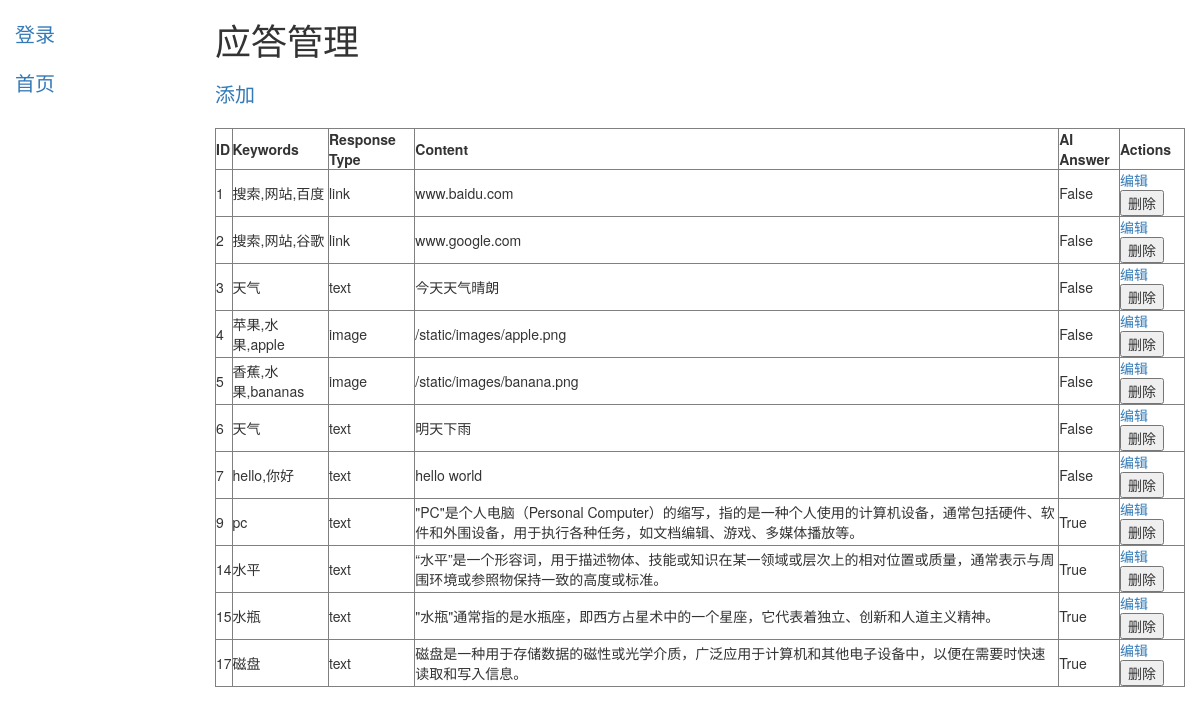
/backend/answers/, run on the app's committed database.
### answer/models.py (models this page shows)
class Answer(models.Model):
    id = models.AutoField(primary_key=True)  # 主键，自动递增
    keywords = models.CharField(max_length=255)
    response_type = models.CharField(max_length=1000,
                                     choices=[('text', 'Text'), ('image', 'Image'), ('link', 'Link')])
    content = models.TextField()
    ai_answer = models.BooleanField(default=False)

### backend/views.py (the view)
# urls.py: path('answers/', answer_admin, name='answer_admin'),
def answer_admin(request):
    answers = Answer.objects.all()
    return render(request, 'answer_admin.html', {'answers': answers})

### templates/answer_admin.html (shortened to what this page needs)
{% extends 'index.html' %}
{% block content %}
     <h1>应答管理</h1>
    <div class="sidebar-nav">
    <a href="{% url 'answer_add' %}">添加</a>
    </div>
    <br>
    <table border="1">
        <thead>
            <tr>
                <th>ID</th>
                <th>Keywords</th>
                <th>Response Type</th>
                <th>Content</th>
                <th>AI Answer</th>
                <th>Actions</th>
            </tr>
        </thead>
        <tbody>
            {% for answer in answers %}
            <tr>
                <td>{{ answer.id }}</td>
                <td>{{ answer.keywords }}</td>
                <td>{{ answer.response_type }}</td>
                <td>{{ answer.content }}</td>
                <td>{{ answer.ai_answer }}</td>
                <td>
                    <a href="{% url 'answer_edit' answer.id %}">编辑</a>
                    <form action="{% url 'answer_delete' answer.id %}" method="post" style="display:inline;">
                        <button type="submit">删除</button>
                    </form>
                </td>
            </tr>
            {% endfor %}
        </tbody>
    </table>
{% endblock %}

### static/css/styles.css (style rules this page uses)
.sidebar-nav { margin-top: 20px; padding: 0; list-style: none; font-size: 20px; }

### data on the page
Answer: id "1", keywords "搜索,网站,百度", response_type "link", content "www.baidu.com", ai_answer "False"
Answer: id "2", keywords "搜索,网站,谷歌", response_type "link", content "www.google.com", ai_answer "False"
Answer: id "3", keywords "天气", response_type "text", content "今天天气晴朗", ai_answer "False"
Answer: id "4", keywords "苹果,水果,apple", response_type "image", content "/static/images/apple.png", ai_answer "False"
Answer: id "5", keywords "香蕉,水果,bananas", response_type "image", content "/static/images/banana.png", ai_answer "False"
Answer: id "6", keywords "天气", response_type "text", content "明天下雨", ai_answer "False"
Answer: id "7", keywords "hello,你好", response_type "text", content "hello world", ai_answer "False"
Answer: id "9", keywords "pc", response_type "text", content "\"PC\"是个人电脑（Personal Computer）的缩写，指的是一种个人使用的计算机设备，通常包括硬件、软件和外围设备，用于执行各种任务，如文档编辑、游戏、多媒体播放等。", ai_answer "True"
Answer: id "14", keywords "水平", response_type "text", content "“水平”是一个形容词，用于描述物体、技能或知识在某一领域或层次上的相对位置或质量，通常表示与周围环境或参照物保持一致的高度或标准。", ai_answer "True"
Answer: id "15", keywords "水瓶", response_type "text", content "\"水瓶\"通常指的是水瓶座，即西方占星术中的一个星座，它代表着独立、创新和人道主义精神。", ai_answer "True"
Answer: id "17", keywords "磁盘", response_type "text", content "磁盘是一种用于存储数据的磁性或光学介质，广泛应用于计算机和其他电子设备中，以便在需要时快速读取和写入信息。", ai_answer "True"
